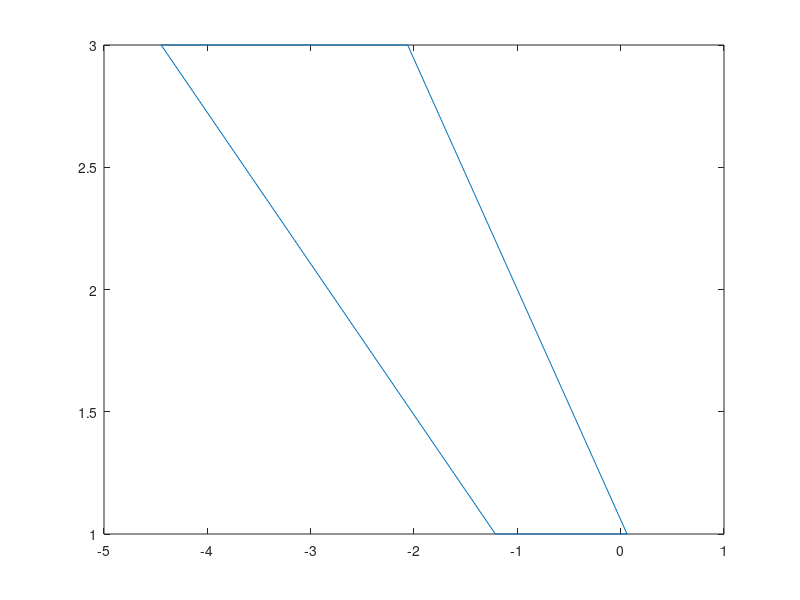

Write MATLAB code to recreate this figure.
% modRelDistortion.m


% DOING PHYSICS WITH MATLAB: 
%   https://d-arora.github.io/Doing-Physics-With-Matlab/
% Documentation
%   http://www.physics.usyd.edu.au/teach_res/mp/doc/.htm
% Download Scripts
%   http://www.physics.usyd.edu.au/teach_res/mp/mscripts/

% VISUAL PHYSICS ON LINE
%    http://www.physics.usyd.edu.au/teach_res/hsp/sp/spHome.htm

% Ian Cooper  MatlabVisualPhysics@gmail.com

% 191009   Matlab 2019b


clear
%close all
clc

% INPUTS ==============================================================
tS = 1;
c = 1;
v = 0.9*c;
G = 1/sqrt(1-v^2/c^2);

xM = [-1 1 1 -1];
yM = [ 1 1 3  3];

zM = [ 1 1 1  1];

tM = zeros(1,4);
xS = zeros(1,4);
yS = yM;
zS = zM;

% aQ = 1/G^2;
% 
% for cc = 1:4
%   bQ = -2*(xM(cc)/G + v*tS);
%   cQ = v^2*tS^2 + xM(cc)^2/G^2 + 2*xM(cc)*v*tS/G - v^2*(yM(cc)^2 + zM(cc)^2) /c^2;
%   xS(cc) = (-bQ - sqrt(bQ^2 - 4*aQ*cQ))/(2*aQ);   
% end

for cc = 1:4
  aQ = c^2;
  bQ = -2*tS*G*c^2;
  cQ = c^2*tS^2 - 2*tS*G*v*xM(cc) - xM(cc)^2 - yM(cc)^2 - zM(cc)^2
  tM(cc) = (-bQ - sqrt(bQ^2 - 4*aQ*cQ))/(2*aQ);   
end

  xS = G.*(xM + v.*tM);
  
figure(1)

xP = [xS xS(1)]; yP = [yS yS(1)];

plot(xP,yP)
%xlim([-20,20])
hold on
%plot([xP(1) xP(end)],[yP(1) yP(end)])
